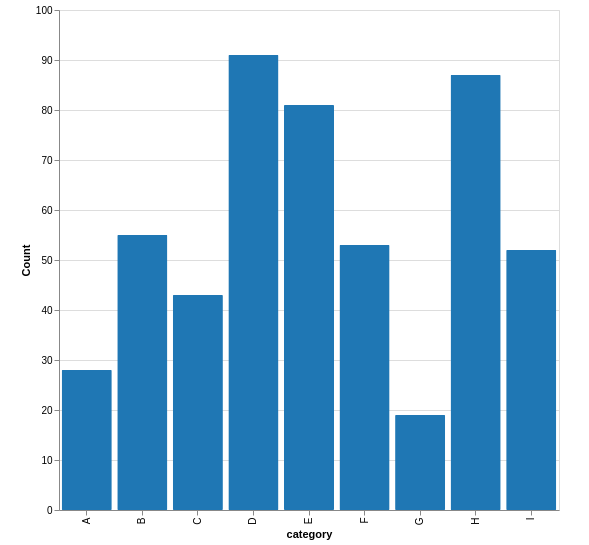

Describe this chart as a Vega-Lite specification.
### Vega-Lite specification from a JSON file in a GitHub repository (floating-point values rounded to 4 significant figures)
{"$schema": "https://vega.github.io/schema/vega-lite/v5.json", "mode": "vega-lite", "data": {"values": [{"a": "A", "b": 28}, {"a": "B", "b": 55}, {"a": "C", "b": 43}, {"a": "D", "b": 91}, {"a": "E", "b": 81}, {"a": "F", "b": 53}, {"a": "G", "b": 19}, {"a": "H", "b": 87}, {"a": "I", "b": 52}]}, "padding": {"left": 20, "top": 5, "right": 30, "bottom": 5}, "width": 500, "height": 500, "resolve": {"scale": {"color": "independent"}}, "background": "#ffffff", "layer": [{"mark": {"type": "bar", "cornerRadius": 1, "tooltip": true, "binSpacing": 1}, "encoding": {"x": {"field": "a", "type": "ordinal", "axis": {"title": "category", "orient": "bottom"}}, "y": {"type": "quantitative", "field": "b", "axis": {"title": "Count", "orient": "left"}}, "opacity": {"value": 1}, "color": {"value": "#1f77b4"}}}]}
